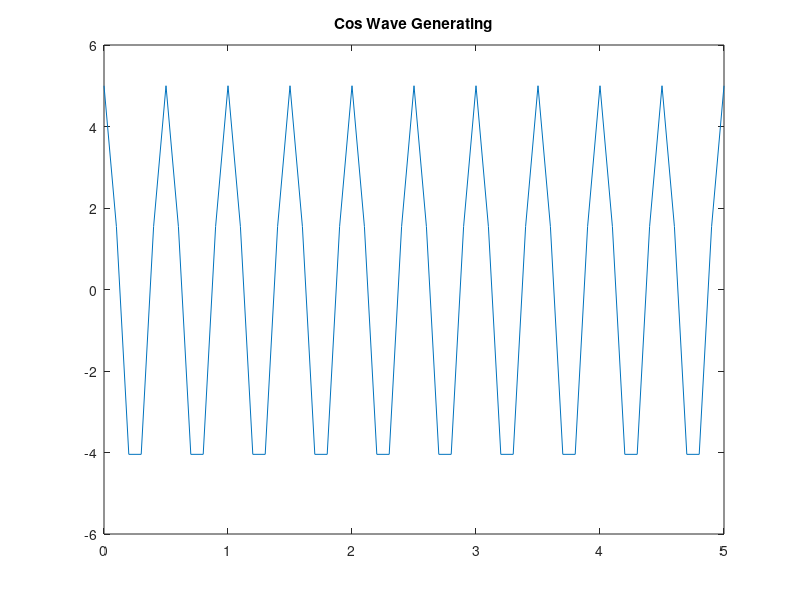
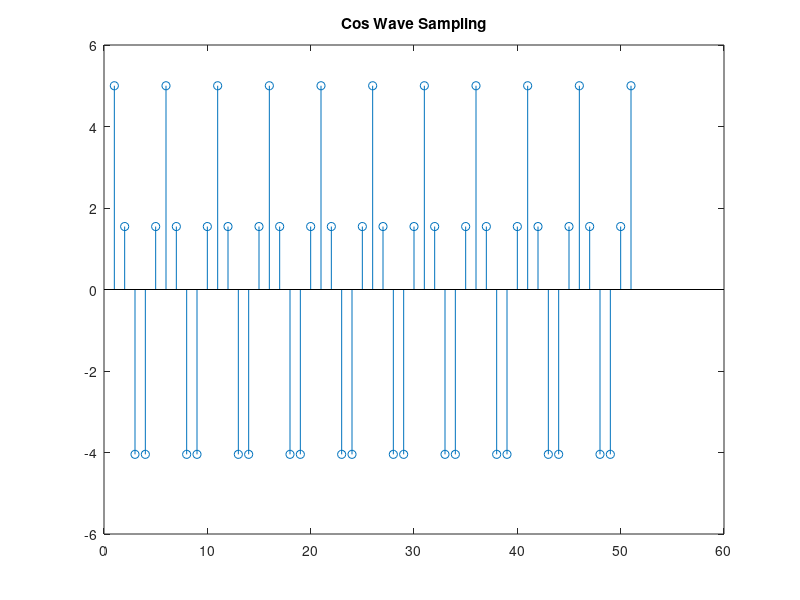
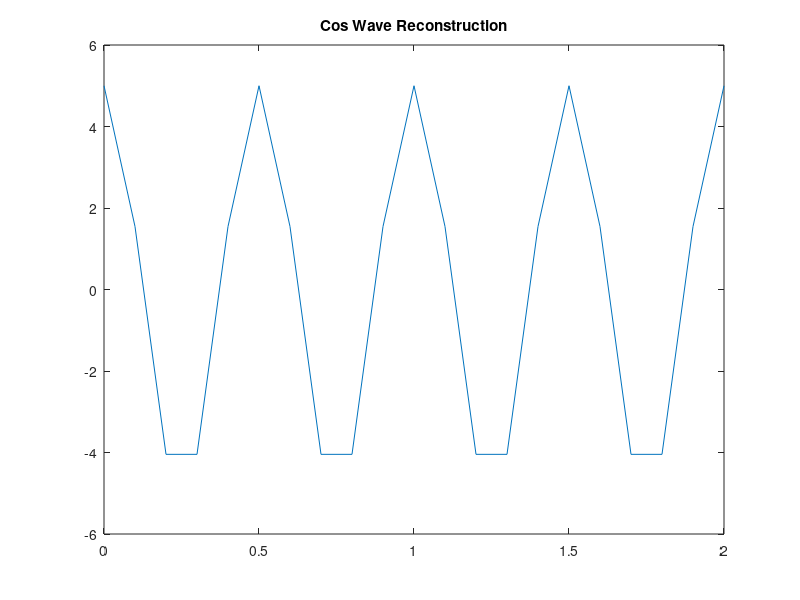

Here is the MATLAB script that generated these plots, in order:
clc
clear

%% For Generation 10v p-p cos wave
tstart = 0;
tend = 5;
sampling_period = 0.1;

t = tstart : sampling_period : tend;
x = 5*cos(4*pi*t);
figure(1);
plot(t,x);
title('Cos Wave Generating');
%saveas(gcf,'cos1_generation.png');

%% Sampling Of Cos Wave
figure(2);
stem(x);
title('Cos Wave Sampling');
%saveas(gcf,'cos1_sampling.png');

%% Reconstruction of cos Wave

reconstruction_start_time = 0;
reconstruction_end_time = 2;
reconstruction_sampling_time = 0.1;

new_time = reconstruction_start_time : reconstruction_sampling_time : reconstruction_end_time;
f = interp1(t,x,new_time);
figure(3);
plot(new_time,f);
title('Cos Wave Reconstruction');
%saveas(gcf,'cos1_reconstruction.png');
